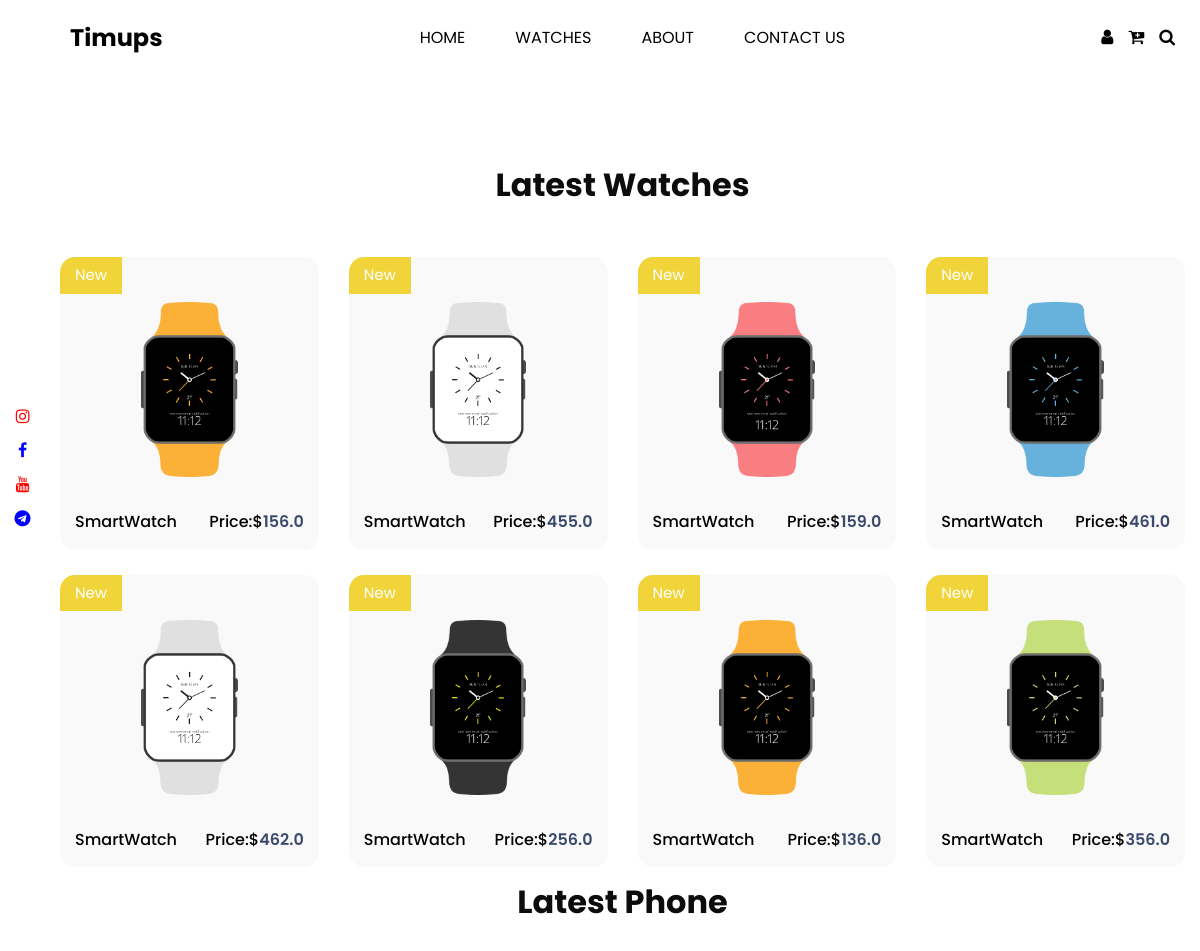
/watches/, run on the app's committed database.
### pages/models.py (models this page shows, shortened)
class Order(models.Model):
    image = models.ImageField(upload_to='images/')
    name = models.CharField(max_length=50)
    price = models.FloatField()
    condition = models.CharField(max_length=50)
    label = models.CharField(choices=LABEL_CHOICES, max_length=2)

### pages/views.py (the view)
# urls.py: path('watches/',ProductPage.as_view(),name='watches'),
class ProductPage(TemplateView):
    template_name = 'watches.html'
    def get(self, request):
        context = {
            'order':Order.objects.all(),
            }
        return render(request, self.template_name,context)

### templates/watches.html (shortened to what this page needs)
{% extends 'base.html' %}
{% load static %}
{% block content %}
  <section class="shop_section layout_padding">
    <div class="container">
      <div class="heading_container heading_center">
        <h2>Latest Watches</h2>
      </div>
      <div class="row">
      {% for orders in order %}
        <div class="col-sm-6 col-xl-3">
        <div class="box">
            <a href="">
            <div class="img-box">
                <img src="{{orders.image.url}}" alt="">
            </div>
            <div class="detail-box">
                <h6>{{orders.name}}</h6>
                <h6>Price:$<span>{{orders.price}}</span>
                </h6>
            </div>
            <div class="new {{orders.get_label_display}}-color">
                <span>{{orders.condition}}</span>
            </div>
            </a>
        </div>
        </div>
        {% endfor %}
      </div>
      <div class="heading_container heading_center mt-3">
        <h2>Latest Phone</h2>
      </div>
  </section>
{% endblock %}

### templates/base.html (shortened to what this page needs)
 {% load static %}
<!DOCTYPE html>
<html lang="en">
<head>
  <link rel="stylesheet" type="text/css" href="{% static 'css/bootstrap.css' %}"/>
  <link rel="stylesheet" type="text/css" href="https://cdnjs.cloudflare.com/ajax/libs/OwlCarousel2/2.3.4/assets/owl.carousel.min.css" />
  <link href="{% static 'css/font-awesome.min.css' %}" rel="stylesheet" />
  <link href="{% static 'css/style.css' %}" rel="stylesheet" />
  <link href="{% static 'css/responsive.css' %}" rel="stylesheet" />
</head>
<body>
  <div class="hero_area">
    <div class="hero_social">
      <a href="">
        <i class="fa fa-instagram"  style="color: red" aria-hidden="true"></i>
      </a>
      <a href="">
        <i class="fa fa-facebook" style="color: blue" aria-hidden="true"></i>
      </a>
      <a href="">
        <i class="fa fa-youtube" style="color: red" aria-hidden="true"></i>
      </a>
      <a href="">
        <i class="fa fa-telegram" style="color: blue" aria-hidden="true"></i>
      </a>
    </div>
    <header class="header_section">
      <div class="container-fluid">
        <nav class="navbar navbar-expand-lg custom_nav-container ">
          <a class="navbar-brand" href="{% url 'home' %}">
            <span>
              Timups
            </span>
          </a>
          <div class="collapse navbar-collapse" id="navbarSupportedContent">
            <ul class="navbar-nav">
              <li class="nav-item active">
                <a class="nav-link" href="{% url 'home' %}">Home <span class="sr-only">(current)</span></a>
              </li>
              <li class="nav-item">
                <a class="nav-link" href="{% url 'watches' %}"> Watches </a>
              </li>
              <li class="nav-item">
                <a class="nav-link" href="{% url 'about' %}"> About </a>
              </li>
              <li class="nav-item">
                <a class="nav-link" href="{% url 'contact' %}">Contact Us</a>
              </li>
            </ul>
            <div class="user_option-box">
              <a href="">
                <i class="fa fa-user" aria-hidden="true"></i>
              </a>
              <a href="">
                <i class="fa fa-cart-plus" aria-hidden="true"></i>
              </a>
              <a href="">
                <i class="fa fa-search" aria-hidden="true"></i>
              </a>
            </div>
          </div>
        </nav>
      </div>
    </header>
    {% block content %}
    {% endblock content %}

### static/css/style.css (style rules this page uses)
body { font-family: "Poppins", sans-serif; color: #0c0c0c; background-color: #ffffff; overflow-x: hidden; }
.layout_padding { padding: 90px 0; }
.heading_container { display: -webkit-box; display: -ms-flexbox; display: flex; -webkit-box-orient: vertical; -webkit-box-direction: normal; -ms-flex-direction: column; flex-direction: column; -webkit-box-align: start; -ms-flex-align: start; align-items: flex-start; }
.heading_container h2 { position: relative; font-weight: bold; }
.heading_container.heading_center { -webkit-box-align: center; -ms-flex-align: center; align-items: center; text-align: center; }
a, a:hover, a:focus { text-decoration: none; }
.hero_area { position: relative; min-height: 100vh; display: -webkit-box; display: -ms-flexbox; display: flex; -webkit-box-orient: vertical; -webkit-box-direction: normal; -ms-flex-direction: column; flex-direction: column; padding-left: 45px; }
.hero_area .hero_social { position: absolute; top: 45%; left: 0; display: -webkit-box; display: -ms-flexbox; display: flex; -webkit-box-orient: vertical; -webkit-box-direction: normal; -ms-flex-direction: column; flex-direction: column; -webkit-box-align: center; -ms-flex-align: center; align-items: center; width: 45px; -webkit-transform: translateY(-50%); transform: translateY(-50%); }
.hero_area .hero_social a { color: #999; margin: 5px 0; }
.hero_area .container-fluid { padding-left: 25px; padding-right: 25px; }
.header_section { padding: 15px 0; }
.header_section .container-fluid { padding-right: 25px; padding-left: 25px; }
.navbar-brand span { font-weight: bold; color: #000000; font-size: 24px; }
.custom_nav-container { padding: 0; }
.custom_nav-container .navbar-nav { margin: auto; }
.custom_nav-container .navbar-nav .nav-item .nav-link { padding: 5px 25px; color: #000000; text-align: center; text-transform: uppercase; border-radius: 5px; -webkit-transition: all 0.3s; transition: all 0.3s; }
.custom_nav-container .navbar-nav .nav-item:hover .nav-link, .custom_nav-container .navbar-nav .nav-item.active .nav-link { color: #000000; background-color: #ffffff; }
.user_option-box { display: -webkit-box; display: -ms-flexbox; display: flex; -webkit-box-align: center; -ms-flex-align: center; align-items: center; }
.user_option-box a { color: #000000; text-transform: uppercase; margin-left: 15px; font-size: 17px; }
.shop_section .heading_container { margin-bottom: 20px; }
.shop_section .box { background-color: #faf9fa; position: relative; padding: 10px 15px; margin-top: 25px; border-radius: 15px; overflow: hidden; }
.shop_section .box a { color: #000000; }
.shop_section .box .img-box { display: -webkit-box; display: -ms-flexbox; display: flex; -webkit-box-pack: center; -ms-flex-pack: center; justify-content: center; -webkit-box-align: center; -ms-flex-align: center; align-items: center; padding: 15px 30px; height: 245px; }
.shop_section .box .img-box img { max-width: 100%; max-height: 175px; }
.shop_section .box .detail-box { display: -webkit-box; display: -ms-flexbox; display: flex; -webkit-box-pack: justify; -ms-flex-pack: justify; justify-content: space-between; }
.shop_section .box .detail-box h6 span { color: #3b4a6b; font-weight: 600; }
.shop_section .box .new { padding: 7px 15px; position: absolute; top: 0; left: 0; background-color: #f0d43a; color: #ffffff; display: -webkit-box; display: -ms-flexbox; display: flex; -webkit-box-pack: center; -ms-flex-pack: center; justify-content: center; -webkit-box-align: center; -ms-flex-align: center; align-items: center; font-size: 15px; }

### static/css/responsive.css (style rules this page uses)
@media (min-width: 1200px) { .container { max-width: 1170px; } }

### data on the page
Order: image (picture), name "SmartWatch", price "156.0", condition "New"
Order: image (picture), name "SmartWatch", price "455.0", condition "New"
Order: image (picture), name "SmartWatch", price "159.0", condition "New"
Order: image (picture), name "SmartWatch", price "461.0", condition "New"
Order: image (picture), name "SmartWatch", price "462.0", condition "New"
Order: image (picture), name "SmartWatch", price "256.0", condition "New"
Order: image (picture), name "SmartWatch", price "136.0", condition "New"
Order: image (picture), name "SmartWatch", price "356.0", condition "New"
